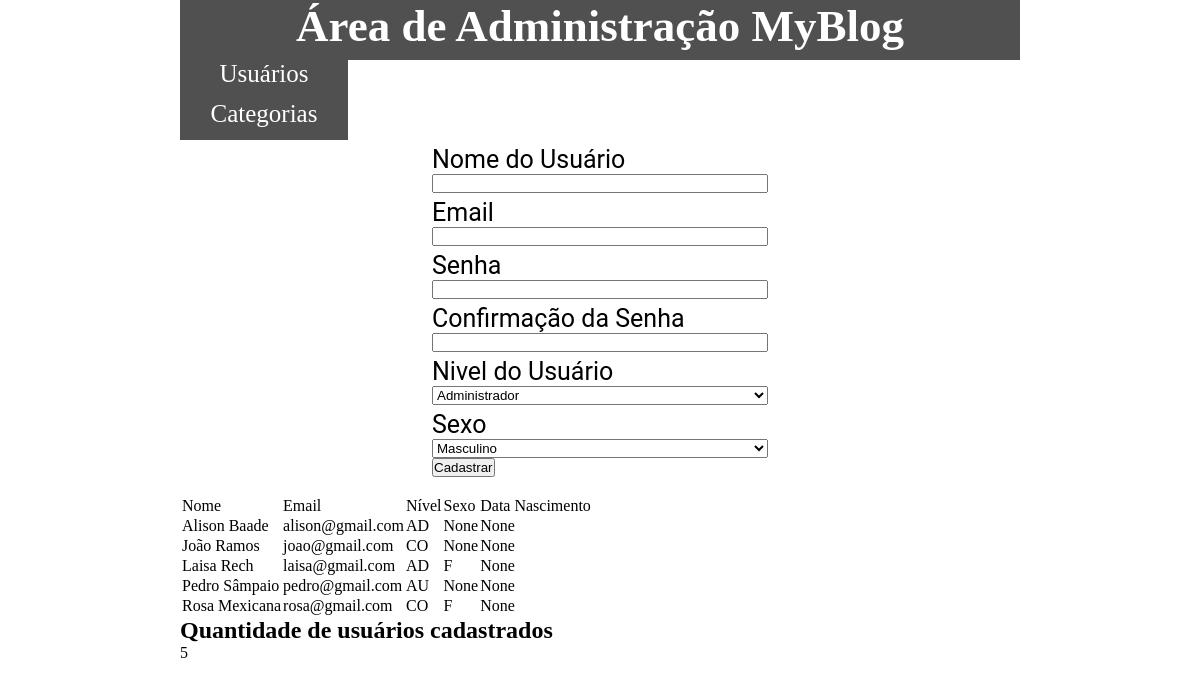
The page /home_adm/ on the database as committed earlier.
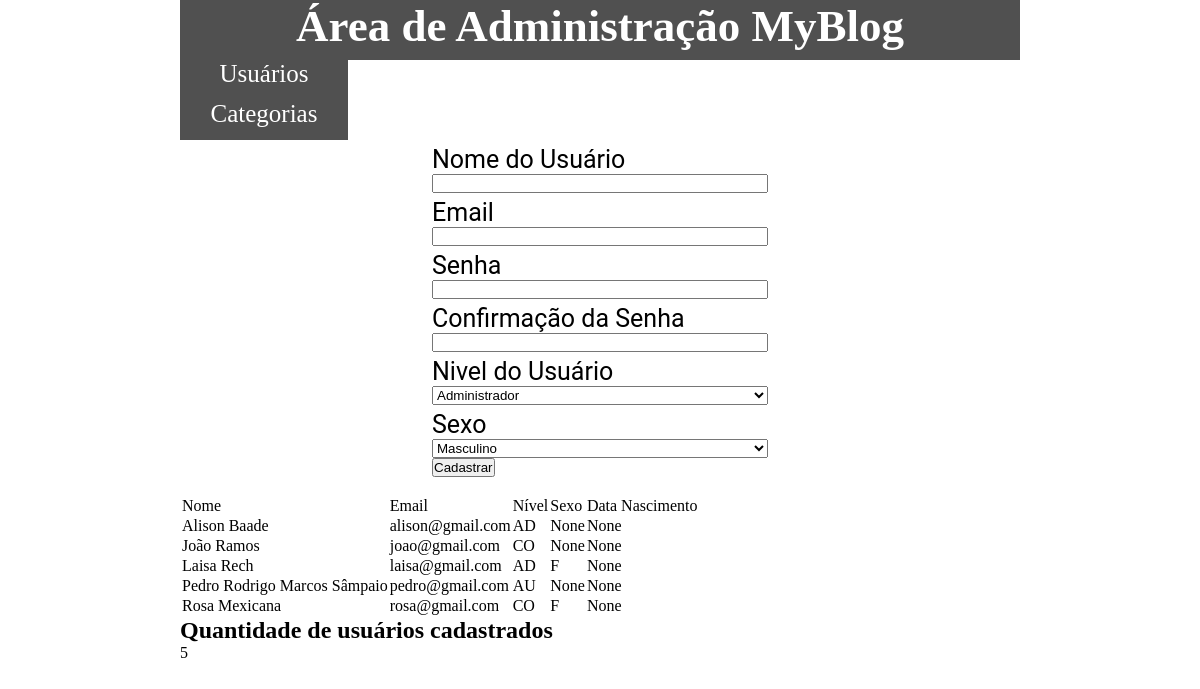
The same page on the database as committed later.
### perfilUser/models.py (models this page shows, shortened)
class Usuario(models.Model):
    nivel_acesso = (
        ('AD', 'Administrador'),
        ('AU', 'Autor'),
        ('CO', 'Comum')
    )
    sexo = (
        ('M', 'Masculino'),
        ('F', 'Feminio')
    )
    nome = models.CharField(max_length=50)
    email = models.EmailField()
    tipo = models.CharField(max_length=2, choices=nivel_acesso,)
    senha = models.CharField(max_length=64)
    data_nascimento = models.DateField(blank=True, null=True)
    sexo_usuario = models.CharField(max_length=1,choices=sexo, default=sexo[0], blank=True, null=True)
    class Meta:
        ordering = ['nome']

### perfilUser/views.py (the view)
# urls.py: path('home_adm/', views.home_adm, name='home_adm'),
def home_adm(request):
    usuarios = Usuario.objects.all()
    qnt_usuarios = usuarios.count()
    status = request.GET.get('status')
    return render(request, 'home_adm.html', {'status': status,
                                             'usuarios': usuarios,
                                             'qnt_usuarios': qnt_usuarios})

### perfilUser/templates/home_adm.html (shortened to what this page needs)
{% load static %}
<!DOCTYPE html>
<html lang="pt-BR">
<head>
    <link rel="stylesheet" href="{% static 'perfilUser/css/style.css' %}">
</head>
<body class="body-conf">
    <section>
        <div class="header d-flex jus-cont-center">
            <h1>Área de Administração MyBlog</h1>
        </div>
        <nav class="d-grid menu-nav">
            <div class="d-grid t-align">
                <a class="a-nav text-decoration" href="{% url 'home_adm' %}">Usuários</a>
                <a class="a-nav text-decoration" href="{% url 'cad_categoria' %}">Categorias</a>
            </div>
        </nav>
        <div class="d-flex jus-cont-center">
            <form class="d-grid form-w" action="{% url 'cadastro_area_adm' %}" method="POST"> {% csrf_token %}
                <div class="d-grid">
                    <label class="label" for="">Nome do Usuário</label>
                    <input class="" type="text" name="nome" id="">
                </div>
                <div class="d-grid">
                    <label class="label" for="">Email</label>
                    <input class="" type="text" name="email">
                </div>
                <div class="d-grid">
                    <label class="label" for="">Senha</label>
                    <input class="" type="password" name="senha">
                </div>
                <div class="d-grid">
                    <label class="label" for="">Confirmação da Senha</label>
                    <input class="" type="password" name="senha1">
                </div>
                <div class="d-grid">
                    <label class="label" for="">Nivel do Usuário</label>
                    <select class="" name="autor">
                        <option value="AD">Administrador</option>
                    </select>
                </div>
                <div class="d-grid">
                    <label  class="label" for="">Sexo</label>
                    <select name="sexo" id="">
                        <option value="M">Masculino</option>
                    </select>
                </div>
                <div class="">
                    <button class="" type="submit">Cadastrar</button>
                </div>
                <br>
            </form>
        </div>
    </section>
    <section>
        <div>
            <table>
                <tr>
                    <td>Nome</td>
                    <td>Email</td>
                    <td>Nível</td>
                    <td>Sexo</td>
                    <td>Data Nascimento</td>
                </tr>
                <tr>
                    {% for usuario in usuarios %}
                    <td>{{usuario.nome}}</td>
                    <td>{{usuario.email}}</td>
                    <td>{{usuario.tipo}}</td>
                    <td>{{usuario.sexo_usuario}}</td>
                    <td>{{usuario.data_nascimento}}</td>
                </tr>
                    {% endfor %}
            </table>
        </div>
        <div>
            <h2>Quantidade de usuários cadastrados</h2>
            {{qnt_usuarios}}
        </div>
    </section>
</body>
</html>

Rows that differ between the two databases and show on the page:
changed Usuario "pedro@gmail.com": nome "Pedro Sâmpaio" → "Pedro Rodrigo Marcos Sâmpaio"
